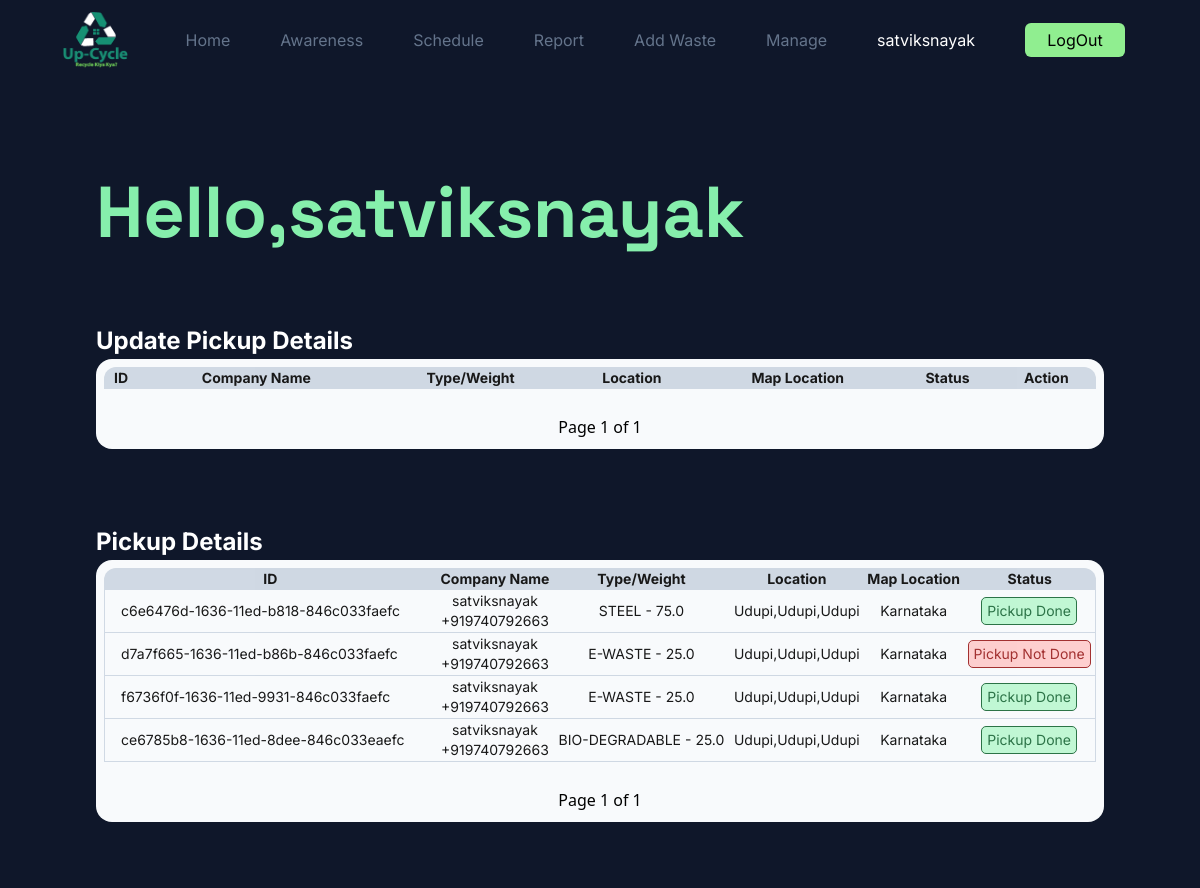
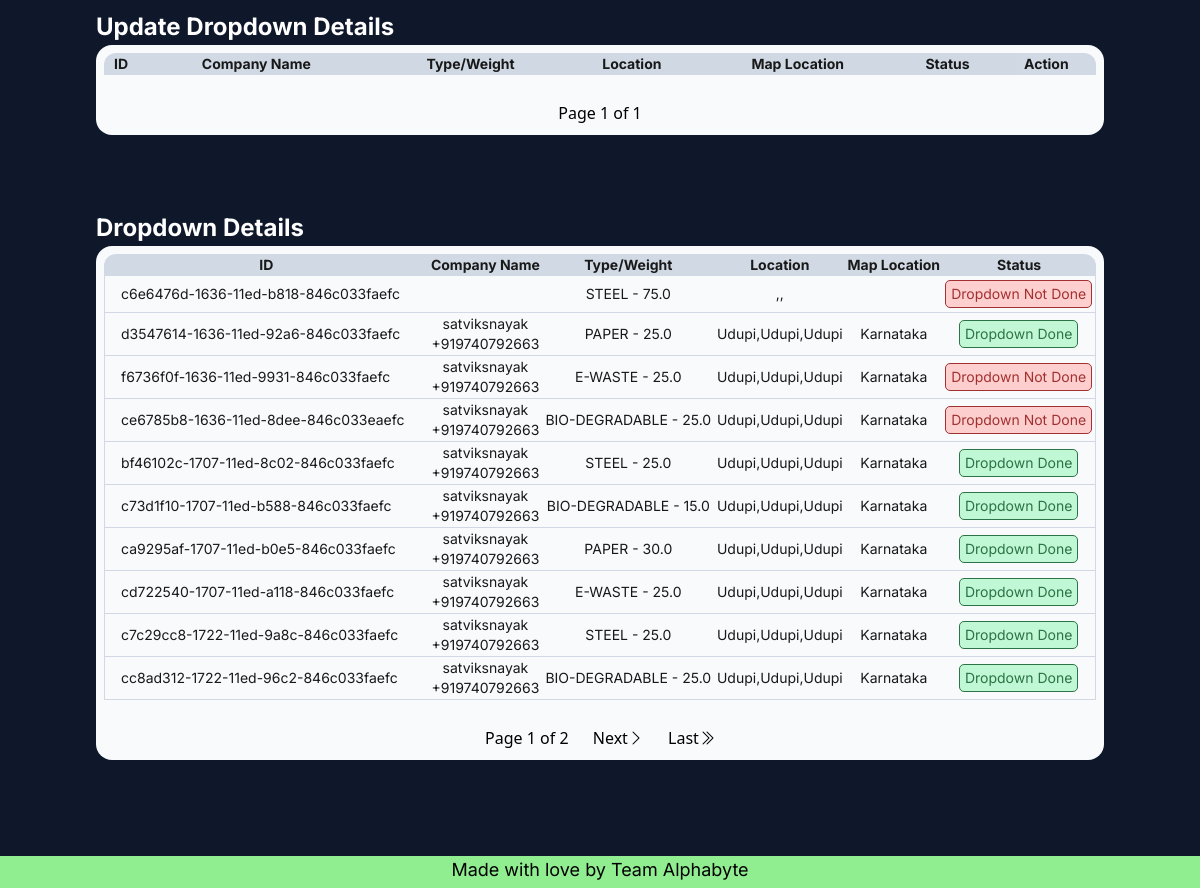
/report/ (signed in), run on the app's committed database (2 pictures, top to bottom).
### App/models.py (models this page shows, shortened)
class Profile(models.Model):
    user = models.OneToOneField(User,on_delete=models.CASCADE,null=True)
    name = models.CharField(max_length=50)
    about = models.TextField(blank=True,null=True)
    profile_pic = models.ImageField(default='avatar.png',upload_to='Profile')
    location = models.CharField(max_length=50,blank=True,null=True)
    street = models.CharField(max_length=50,blank=True,null=True)
    city = models.CharField(max_length=30,blank=True,null=True)
    state = models.CharField(max_length=30,blank=True,null=True)
    phone = PhoneNumberField(blank=True,null=True)
    is_email_verified = models.BooleanField(default=False)

class Waste(models.Model):
    class Types(models.TextChoices):
        STEEL = "STEEL","Steel"
        BIODEGRADABLE = "BIO-DEGRADABLE","Bio-Degradable"
        PAPER = "PAPER","Paper"
        EWASTE = "E-WASTE","E-Waste"
    id = models.CharField(primary_key=True,unique=True,max_length=40)
    recycler = models.ForeignKey(User,on_delete=models.SET_NULL,null=True,blank=True,related_name='recycler')
    company = models.ForeignKey(User,on_delete=models.SET_NULL,null=True,blank=True,related_name='company')
    employee = models.ForeignKey(User,on_delete=models.SET_NULL,null=True,blank=True,related_name='employee')
    entry_date = models.DateField(null=True,blank=True)
    pickup_date = models.DateField(null=True,blank=True)
    dropdown_date = models.DateField(null=True,blank=True)
    weight = models.FloatField(null=True,blank=True)
    price = models.FloatField(null=True,blank=True)
    type = models.CharField(_("Types"),max_length=50,choices=Types.choices)
    pickup_done = models.BooleanField(default=False)
    dropdown_done = models.BooleanField(default=False)

### App/decorators.py (the view)
        def wrappper_func(request,*args,**kwargs):
            group = None
            if request.user.groups.exists():
                group = request.user.groups.all()[0].name
            if group in allowed_roles:
                return view_func(request,*args,**kwargs)
            else:
                return HttpResponse('You are not authorised to view this page!!')

### App/functions.py (called while the page is built)
def grouplist(user):
    groups = []
    if user.groups.exists():
        for i in range(len(user.groups.all())):
            groups.append(user.groups.all()[i].name)
    return groups

### App/templates/App/tables/employee.html (shortened to what this page needs)
<!DOCTYPE html>
<html lang="en">
<head>
</head>
{% extends 'App/base.html' %}
{%load static%}
    {% block content %}
    <div class="content bg-slate-900 p-24">
        <div class="min-w-full font-space">
            <h1 class="text-green-300 text-7xl font-bold ">Hello,{{user.profile.name}}</h1>
        </div>
        <h3 class="text-white text-[1.5rem] font-inter font-bold mt-[75px]">Update Pickup Details</h3>
        <div class="Table min-w-1/2 p-2 bg-slate-50 rounded-2xl overflow-auto mb-[75px]">
            <table class="relative border-separate border-spacing-0 table-auto min-w-full bg-slate-50 text-sm opacity-90 text-center font-inter">
                <thead class="bg-slate-300">
                    <tr>
                        <th class="rounded-tl-xl">ID</th>
                        <th>Company Name</th>
                        <th>Type/Weight</th>
                        <th>Location</th>
                        <th>Map Location</th>
                        <th>Status</th>
                        <th class="rounded-tr-xl">Action</th>
                    </tr>
                </thead>
            </table>
            <div class="w-full text-[1 rem] h-5 my-4 text-center">
                <button class="p-[5px] m-[5px]" type="button">Page {{Pwastes_today.number}} of {{Pwastes_today.paginator.num_pages}}</button>
            </div>
        </div>
        <h3 class="text-white text-[1.5rem] font-inter font-bold">Pickup Details</h3>
        <div class="Table min-w-1/2 p-2 bg-slate-50 rounded-2xl overflow-auto mb-[75px]">
            <table class="relative border-separate border-spacing-0 table-auto min-w-full bg-slate-50 text-sm opacity-90 text-center font-inter">
                <thead class="bg-slate-300">
                    <tr>
                        <th class="rounded-tl-xl">ID</th>
                        <th>Company Name</th>
                        <th>Type/Weight</th>
                        <th>Location</th>
                        <th>Map Location</th>
                        <th class="rounded-tr-xl">Status</th>
                    </tr>
                </thead>
                <tbody>
                    {% for waste in Pwastes %}
                    <tr>
                        <td class="text-left px-4 py-1 border-b border-slate-300 border-l">{{waste.id}}</td>
                        <td class="border-b border-slate-300">{{waste.company.profile.name}}<br>{{waste.company.profile.phone}}</td>
                        <td class="border-b border-slate-300">{{waste.type}} - {{waste.weight}}</td>
                        <td class="border-b border-slate-300">{{waste.company.profile.location}},{{waste.company.profile.street}},{{waste.company.profile.city}}</td>
                        <td class="border-b border-slate-300">{{waste.company.profile.state}}</td>
                        <td class="border-b border-slate-300 border-r">
                            {% if waste.pickup_done %}
                            <button type="button" class="px-[5px] py-[3px] my-[3px] rounded-[5px] bg-green-200 text-green-800 border-[1px] border-green-800">Pickup Done</button>
                            {% else %}
                            <button type="button" class="px-[5px] py-[3px] my-[3px] rounded-[5px] bg-red-200 text-red-800 border-[1px] border-red-800">Pickup Not Done</button>
                            {% endif %}
                        </td>
                    </tr>
                    {% endfor %}
                </tbody>
            </table>
            <div class="w-full text-[1 rem] h-5 my-4 text-center">
                <button class="p-[5px] m-[5px]" type="button">Page {{Pwastes.number}} of {{Pwastes.paginator.num_pages}}</button>
            </div>
        </div>
        <h3 class="text-white text-[1.5rem] font-inter font-bold">Update Dropdown Details</h3>
        <div class="Table mb-[75px] min-w-1/2 p-2 bg-slate-50 rounded-2xl overflow-auto">
            <table class="relative border-separate border-spacing-0 table-auto min-w-full bg-slate-50 text-sm opacity-90 text-center font-inter">
                <thead class="bg-slate-300">
                    <tr>
                        <th class="rounded-tl-xl">ID</th>
                        <th>Company Name</th>
                        <th>Type/Weight</th>
                        <th>Location</th>
                        <th>Map Location</th>
                        <th>Status</th>
                        <th class="rounded-tr-xl">Action</th>
                    </tr>
                </thead>
            </table>
            <div class="w-full text-[1 rem] h-5 my-4 text-center">
                <button class="p-[5px] m-[5px]" type="button">Page {{Dwastes_today.number}} of {{Dwastes_today.paginator.num_pages}}</button>
            </div>
        </div>
        <h3 class="text-white text-[1.5rem] font-inter font-bold">Dropdown Details</h3>
        <div class="Table min-w-1/2 p-2 bg-slate-50 rounded-2xl overflow-auto">
            <table class="relative border-separate border-spacing-0 table-auto min-w-full bg-slate-50 text-sm opacity-90 text-center font-inter">
                <thead class="bg-slate-300">
                    <tr>
                        <th class="rounded-tl-xl">ID</th>
                        <th>Company Name</th>
                        <th>Type/Weight</th>
                        <th>Location</th>
                        <th>Map Location</th>
                        <th class="rounded-tr-xl">Status</th>
                    </tr>
                </thead>
                <tbody>
                    {% for waste in Dwastes %}
                    <tr>
                        <td class="text-left px-4 py-1 border-b border-slate-300 border-l">{{waste.id}}</td>
                        <td class="border-b border-slate-300">{{waste.recycler.profile.name}}<br>{{waste.recycler.profile.phone}}</td>
                        <td class="border-b border-slate-300">{{waste.type}} - {{waste.weight}}</td>
                        <td class="border-b border-slate-300">{{waste.recycler.profile.location}},{{waste.recycler.profile.street}},{{waste.recycler.profile.city}}</td>
                        <td class="border-b border-slate-300">{{waste.recycler.profile.state}}</td>
                        <td class="border-b border-slate-300 border-r">
                            {% if waste.dropdown_done %}
                            <button type="button" class="px-[5px] py-[3px] my-[3px] rounded-[5px] bg-green-200 text-green-800 border-[1px] border-green-800">Dropdown Done</button>
                            {% else %}
                            <button type="button" class="px-[5px] py-[3px] my-[3px] rounded-[5px] bg-red-200 text-red-800 border-[1px] border-red-800">Dropdown Not Done</button>
                            {% endif %}
                        </td>
                    </tr>
                    {% endfor %}
                </tbody>
            </table>
            <div class="w-full text-[1 rem] h-5 my-4 text-center">
                <button class="p-[5px] m-[5px]" type="button">Page {{Dwastes.number}} of {{Dwastes.paginator.num_pages}}</button>
                {% if Dwastes.has_next %}
                <button class="p-[5px] m-[5px]" type="button"><a href="?page4={{wastes.next_page_number}}">Next<i class="bi bi-chevron-right"></i></a></button>
                <button class="p-[5px] m-[5px]" type="button"><a href="?page4={{wastes.paginator.num_pages}}">Last<i class="bi bi-chevron-double-right"></i></a></button>
                {% endif %}
            </div>
        </div>
    </div>
    {% endblock %}

### App/templates/App/base.html (shortened to what this page needs)
{% load static %}
<!DOCTYPE html>
<html lang="en">
<head>
    <link rel="stylesheet" href="{% static '/CSS/base.css' %}">
    <link rel="stylesheet" href="https://cdn.jsdelivr.net/npm/bootstrap-icons@1.8.3/font/bootstrap-icons.css">
    <script src="https://cdn.tailwindcss.com"></script>
</head>
<body>
  <nav class="flex h-[5rem] w-full z-[910] sticky top-0 bg-slate-900 text-white font-inter">
    <div class="my-auto px-[50px] justify-between flex align-center w-full">
        <a href="" class="text-lg my-auto"><img src="{% static '/IMGS/logo.png' %}" class="h-[5rem]" alt="" height="50" width="90" style="padding:12px"></a>
        <ul class="toggle transition ease-in-out duration-[1s] md:w-auto w-[150px] flex flex-col fixed right-0 top-[5rem] h-screen md:h-auto md:static md:flex-row bg-slate-900 md:translate-x-0 md:transition-none translate-x-[150px]">
            <li class="md:mx-[25px] mx-auto my-[15px] md:my-auto"><a class="text-slate-500  hover:text-white transition-all ease-in-out delay-200" href="/">Home</a></li>
            <li class="md:mx-[25px] mx-auto my-[15px] md:my-auto"><a class="text-slate-500 hover:text-white transition-all ease-in-out delay-200" href="/awareness/">Awareness</a></li>
            {% if user.is_authenticated %}
            {% if 'Recycler' in groups %}
            <li class="md:mx-[25px] mx-auto my-[15px] md:my-auto"><a class="text-slate-500 hover:text-white transition-all ease-in-out delay-200" href="/schedule/">Schedule</a></li>
            {% endif %}
            {% if 'Employee' in groups %}
            <li class="md:mx-[25px] mx-auto my-[15px] md:my-auto"><a class="text-slate-500 hover:text-white transition-all ease-in-out delay-200" href="/report/">Report</a></li>
            {% endif %}
            {% if 'Company' in groups %}
            <li class="md:mx-[25px] mx-auto my-[15px] md:my-auto"><a class="text-slate-500 hover:text-white transition-all ease-in-out delay-200" href="/addWaste/">Add Waste</a></li>
            {% endif %}
            {% if 'Manager' in groups %}
            <li class="md:mx-[25px] mx-auto my-[15px] md:my-auto"><a class="text-slate-500 hover:text-white transition-all ease-in-out delay-200" href="/manage/">Manage</a></li>
            {% endif %}
            <li class="md:mx-[25px] mx-auto my-[15px] md:my-auto"><a class="text-white" href="/User/Profile/">{{user.username}}</a></li>
            <li class="md:mx-[25px] mx-auto my-[15px] md:my-auto"><a href="/logout/"><button class="w-[100px] p-[5px] bg-lightgreen rounded-md text-black" type="button">LogOut</button></a></li>
            {% endif %}
        </ul>
    </div>
  </nav>
    {% block content %}
    {% endblock %}
<footer class="align-center font-inter justify-center bg-lightgreen absolute text-black text-lg flex w-full h-[2rem] z-[900]">
  <h4 class="">Made with love by Team Alphabyte</h4>
</footer>
</body>
</html>

### data on the page
Waste: id "c6e6476d-1636-11ed-b818-846c033faefc", company.profile.name "satviksnayak", company.profile.phone "+919740792663", type "STEEL", weight "75.0", company.profile.location "Udupi", company.profile.street "Udupi", company.profile.city "Udupi", company.profile.state "Karnataka", pickup_done "Pickup Done", dropdown_done "Dropdown Not Done"
Waste: id "d7a7f665-1636-11ed-b86b-846c033faefc", company.profile.name "satviksnayak", company.profile.phone "+919740792663", type "E-WASTE", weight "25.0", company.profile.location "Udupi", company.profile.street "Udupi", company.profile.city "Udupi", company.profile.state "Karnataka", pickup_done "Pickup Not Done"
Waste: id "f6736f0f-1636-11ed-9931-846c033faefc", company.profile.name "satviksnayak", company.profile.phone "+919740792663", type "E-WASTE", weight "25.0", company.profile.location "Udupi", company.profile.street "Udupi", company.profile.city "Udupi", company.profile.state "Karnataka", pickup_done "Pickup Done", recycler.profile.name "satviksnayak", recycler.profile.phone "+919740792663", recycler.profile.location "Udupi", recycler.profile.street "Udupi", recycler.profile.city "Udupi", recycler.profile.state "Karnataka", dropdown_done "Dropdown Not Done"
Waste: id "ce6785b8-1636-11ed-8dee-846c033eaefc", company.profile.name "satviksnayak", company.profile.phone "+919740792663", type "BIO-DEGRADABLE", weight "25.0", company.profile.location "Udupi", company.profile.street "Udupi", company.profile.city "Udupi", company.profile.state "Karnataka", pickup_done "Pickup Done", recycler.profile.name "satviksnayak", recycler.profile.phone "+919740792663", recycler.profile.location "Udupi", recycler.profile.street "Udupi", recycler.profile.city "Udupi", recycler.profile.state "Karnataka", dropdown_done "Dropdown Not Done"
Waste: id "d3547614-1636-11ed-92a6-846c033faefc", recycler.profile.name "satviksnayak", recycler.profile.phone "+919740792663", type "PAPER", weight "25.0", recycler.profile.location "Udupi", recycler.profile.street "Udupi", recycler.profile.city "Udupi", recycler.profile.state "Karnataka", dropdown_done "Dropdown Done"
Waste: id "bf46102c-1707-11ed-8c02-846c033faefc", recycler.profile.name "satviksnayak", recycler.profile.phone "+919740792663", type "STEEL", weight "25.0", recycler.profile.location "Udupi", recycler.profile.street "Udupi", recycler.profile.city "Udupi", recycler.profile.state "Karnataka", dropdown_done "Dropdown Done"
Waste: id "c73d1f10-1707-11ed-b588-846c033faefc", recycler.profile.name "satviksnayak", recycler.profile.phone "+919740792663", type "BIO-DEGRADABLE", weight "15.0", recycler.profile.location "Udupi", recycler.profile.street "Udupi", recycler.profile.city "Udupi", recycler.profile.state "Karnataka", dropdown_done "Dropdown Done"
Waste: id "ca9295af-1707-11ed-b0e5-846c033faefc", recycler.profile.name "satviksnayak", recycler.profile.phone "+919740792663", type "PAPER", weight "30.0", recycler.profile.location "Udupi", recycler.profile.street "Udupi", recycler.profile.city "Udupi", recycler.profile.state "Karnataka", dropdown_done "Dropdown Done"
Waste: id "cd722540-1707-11ed-a118-846c033faefc", recycler.profile.name "satviksnayak", recycler.profile.phone "+919740792663", type "E-WASTE", weight "25.0", recycler.profile.location "Udupi", recycler.profile.street "Udupi", recycler.profile.city "Udupi", recycler.profile.state "Karnataka", dropdown_done "Dropdown Done"
Waste: id "c7c29cc8-1722-11ed-9a8c-846c033faefc", recycler.profile.name "satviksnayak", recycler.profile.phone "+919740792663", type "STEEL", weight "25.0", recycler.profile.location "Udupi", recycler.profile.street "Udupi", recycler.profile.city "Udupi", recycler.profile.state "Karnataka", dropdown_done "Dropdown Done"
Waste: id "cc8ad312-1722-11ed-96c2-846c033faefc", recycler.profile.name "satviksnayak", recycler.profile.phone "+919740792663", type "BIO-DEGRADABLE", weight "25.0", recycler.profile.location "Udupi", recycler.profile.street "Udupi", recycler.profile.city "Udupi", recycler.profile.state "Karnataka", dropdown_done "Dropdown Done"

### other printed values
{{ user.username }} "satviksnayak"
{{ user.profile.name }} "satviksnayak"
{{ Pwastes_today.number }} "1"
{{ Pwastes_today.paginator.num_pages }} "1"
{{ Pwastes.number }} "1"
{{ Pwastes.paginator.num_pages }} "1"
{{ Dwastes_today.number }} "1"
{{ Dwastes_today.paginator.num_pages }} "1"
{{ Dwastes.number }} "1"
{{ Dwastes.paginator.num_pages }} "2"
